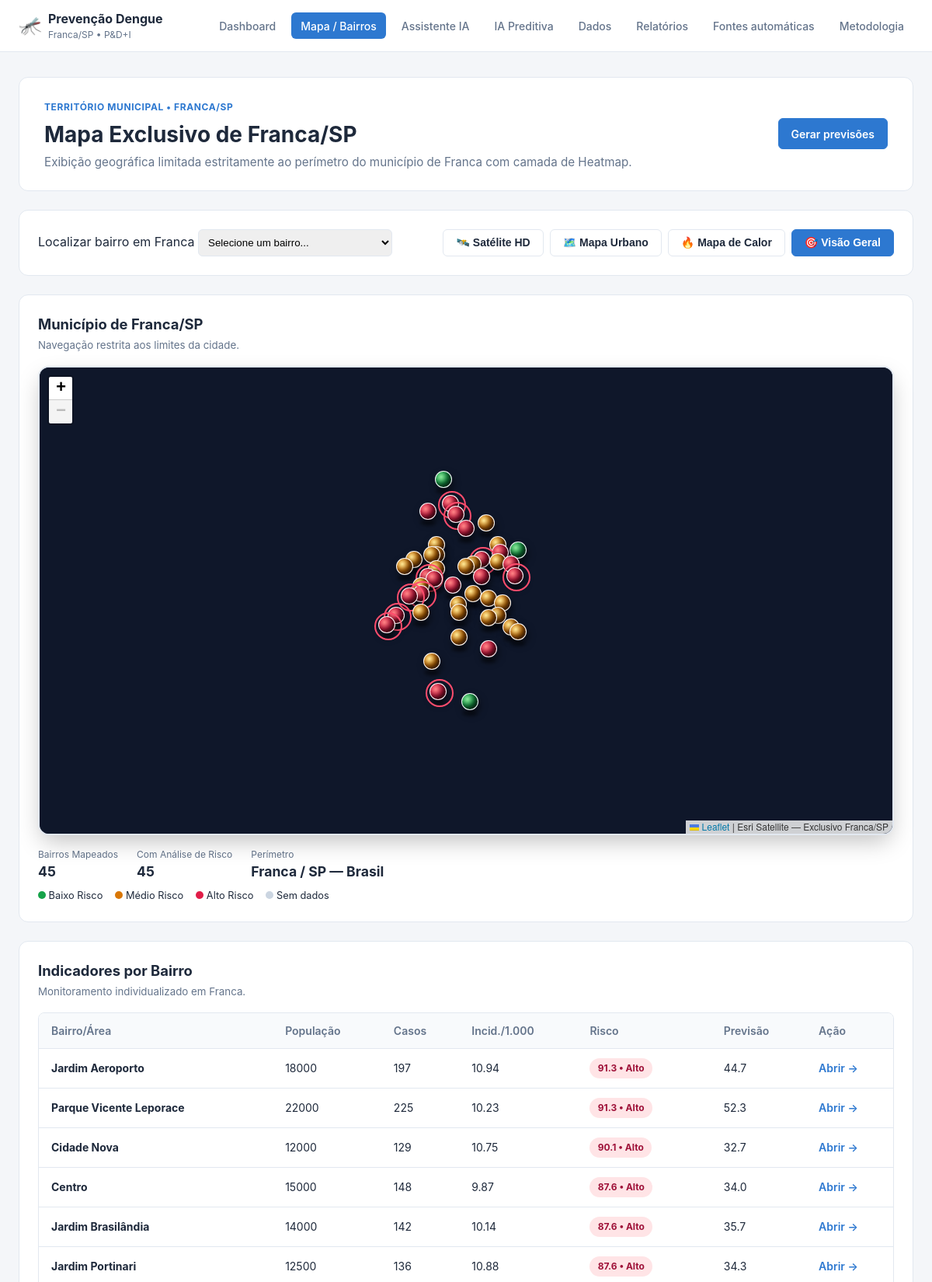
/bairros (upper part), run on the app's committed database.
### tables this page shows
CREATE TABLE bairros (
            id INTEGER PRIMARY KEY AUTOINCREMENT,
            nome TEXT NOT NULL UNIQUE,
            populacao INTEGER
        , codigo_ibge_bairro TEXT, latitude REAL, longitude REAL, populacao_origem TEXT DEFAULT 'manual', geometria_origem TEXT);

CREATE TABLE previsoes (
            id INTEGER PRIMARY KEY AUTOINCREMENT,
            bairro_id INTEGER NOT NULL,
            data_previsao TEXT DEFAULT CURRENT_TIMESTAMP,
            pontuacao_risco REAL NOT NULL,
            classificacao TEXT NOT NULL,
            fatores_principais TEXT,
            metodo TEXT,
            mae_modelo REAL,
            rmse_modelo REAL,
            r2_modelo REAL,
            mae_teste REAL,
            rmse_teste REAL,
            r2_teste REAL,
            registro_referencia_id INTEGER,
            previsao_casos REAL,
            limite_inferior REAL,
            limite_superior REAL,
            probabilidade_aumento REAL,
            horizonte_periodos INTEGER DEFAULT 1,
            observacao TEXT,
            FOREIGN KEY (bairro_id) REFERENCES bairros(id) ON DELETE CASCADE
        );

### app.py (the view)
@app.route("/bairros")
def bairros_page():
    agendar_coleta_automatica(force=False)
    conn = get_db()
    bairros = buscar_resumo_bairros(conn)
    ordem = request.args.get("ordem", "risco")
    if ordem == "incidencia":
        bairros.sort(key=lambda b: (b["incidencia_1000"] is not None, b["incidencia_1000"] or -1), reverse=True)
    elif ordem == "casos":
        bairros.sort(key=lambda b: b["total_casos"], reverse=True)
    elif ordem == "previsao":
        bairros.sort(key=lambda b: b["previsao_casos"] or -1, reverse=True)
    else:
        bairros.sort(key=lambda b: b["pontuacao"] if b["pontuacao"] is not None else -1, reverse=True)
    conn_map = get_db()
    coords = {}
    for r in conn_map.execute("SELECT id, nome, latitude, longitude, geometria_origem FROM bairros").fetchall():
        lat, lon = r["latitude"], r["longitude"]
        ajuste_manual = str(r["geometria_origem"] or "").lower().startswith("ajuste manual")
        dentro_mapa = (
            lat is not None and lon is not None
            and FRANCA_LAT_MIN <= float(lat) <= FRANCA_LAT_MAX
            and FRANCA_LON_MIN <= float(lon) <= FRANCA_LON_MAX
        )
        if not dentro_mapa and not ajuste_manual:
            oficial_c = BAIRROS_COM_COORDENADAS.get(r["nome"])
            if oficial_c:
                lat, lon = oficial_c
                conn_map.execute("UPDATE bairros SET latitude=?, longitude=? WHERE id=?", (lat, lon, r["id"]))
                conn_map.commit()
        coords[r["id"]] = (lat, lon)
    mapa = []
    for b in bairros:
        item = dict(b)
        item["latitude"], item["longitude"] = coords.get(b["id"], (None, None))
        mapa.append(item)
    mapa_geolocalizados = sum(1 for b in mapa if b["latitude"] is not None and b["longitude"] is not None)
    coordenadas_oficiais = {nome: [lat, lon] for nome, (lat, lon) in BAIRROS_COM_COORDENADAS.items()}
    return render_template(
        "bairros.html",
        bairros=bairros,
        mapa=mapa,
        ordem=ordem,
        total_bairros=len(bairros),
        mapa_geolocalizados=mapa_geolocalizados,
        coordenadas_oficiais=coordenadas_oficiais,
    )

### app.py (called while the page is built, shortened)
def _configurar_conexao(conn):
    conn.row_factory = sqlite3.Row
    conn.execute(f"PRAGMA busy_timeout = {SQLITE_BUSY_TIMEOUT_MS}")
    conn.execute("PRAGMA foreign_keys = ON")
    try:
        conn.execute("PRAGMA journal_mode = WAL")
    except sqlite3.DatabaseError:
        pass
    return conn

def get_db():
    if "db" not in g:
        g.db = _configurar_conexao(sqlite3.connect(DB_PATH, timeout=30))
    return g.db

@app.teardown_appcontext
def fechar_db(exception=None):
    db = g.pop("db", None)
    if db is not None:
        db.close()

@app.context_processor
def contexto_global():
    def csrf_token():
        token = session.get("_csrf")
        if not token:
            token = secrets.token_urlsafe(32)
            session["_csrf"] = token
        return token
    return {"csrf_token": csrf_token, "status_origem_foco": status_origem_foco}

@app.before_request
def proteger_post():
    if request.method != "POST":
        return

def precisa_atualizar_fonte(conn, fonte):
    row = conn.execute(
        "SELECT executado_em, status FROM atualizacoes_fontes WHERE fonte=? ORDER BY id DESC LIMIT 1",
        (fonte,),
    ).fetchone()
    if not row or row["status"] != "sucesso":
        return True
    ultima = _ultima_atualizacao_fonte(conn, fonte)
    if ultima is None:
        return True
    horas = ATUALIZACAO_AUTOMATICA_HORAS
    if fonte == "SINAN/Dengue - Ministério da Saúde":
        horas = ATUALIZACAO_SINAN_HORAS
    elif fonte == "IBGE Censo 2022 / camada de bairros":
        horas = ATUALIZACAO_IBGE_HORAS
    return datetime.now() - ultima > timedelta(hours=horas)

def _ultima_atualizacao_fonte(conn, fonte):
    row = conn.execute(
        "SELECT executado_em FROM atualizacoes_fontes WHERE fonte=? ORDER BY id DESC LIMIT 1",
        (fonte,),
    ).fetchone()
    if not row:
        return None
    try:
        texto = str(row["executado_em"]).strip()
        if texto.endswith("Z"):
            texto = texto[:-1] + "+00:00"
        dt = datetime.fromisoformat(texto)
        if dt.tzinfo is not None:
            dt = dt.replace(tzinfo=None)
        return dt
    except (ValueError, TypeError):
        return None

def _serie_para_analise(rows):
    observados = [r for r in rows if origem_permite_treino(r["origem"], r["casos_origem"])]
    return observados if observados else list(rows)

### integridade.py (called while the page is built)
def _texto(valor):
    return str(valor or "").strip().lower()

### templates/bairros.html (shortened to what this page needs)
{% extends "base.html" %}
{% block head_extra %}
<link rel="stylesheet" href="https://unpkg.com/leaflet@1.9.4/dist/leaflet.css">
{% endblock %}
{% block conteudo %}
<section class="hero hero-menor">
  <div>
    <span class="eyebrow">TERRITÓRIO MUNICIPAL • FRANCA/SP</span>
    <h1>Mapa Exclusivo de Franca/SP</h1>
    <p class="subtitulo">Exibição geográfica limitada estritamente ao perímetro do município de Franca com camada de Heatmap.</p>
  </div>
  <a href="{{ url_for('previsao') }}" class="botao botao-primario">Gerar previsões</a>
</section>
<section class="painel">
  <div class="mapa-filtro">
    <label>Localizar bairro em Franca
      <select id="seletorBairro">
        <option value="">Selecione um bairro...</option>
      </select>
    </label>
    <div class="acoes">
      <button class="botao" id="btnVisaoSat" type="button">🛰️ Satélite HD</button>
      <button class="botao" id="btnVisaoVetor" type="button">🗺️ Mapa Urbano</button>
      <button class="botao" id="btnVisaoHeat" type="button">🔥 Mapa de Calor</button>
      <button class="botao botao-primario" id="centralizarMapa" type="button">🎯 Visão Geral</button>
    </div>
  </div>
</section>
<section class="painel mapa-real-painel">
  <div class="painel-cabecalho">
    <div>
      <h2>Município de Franca/SP</h2>
      <small>Navegação restrita aos limites da cidade.</small>
    </div>
  </div>
  <div class="mapa-3d-frame">
    <div id="mapaBairros" class="mapa-leaflet-3d"></div>
  </div>
  <div class="mapa-resumo">
    <div><span>Bairros Mapeados</span><strong>{{ total_bairros }}</strong></div>
    <div><span>Com Análise de Risco</span><strong>{{ bairros|selectattr('pontuacao','ne','none')|list|length }}</strong></div>
    <div><span>Perímetro</span><strong>Franca / SP — Brasil</strong></div>
  </div>
  <div class="mapa-status">
    <span><i class="bolinha verde"></i> Baixo Risco</span>
    <span><i class="bolinha amarelo"></i> Médio Risco</span>
    <span><i class="bolinha vermelho"></i> Alto Risco</span>
    <span><i class="bolinha cinza"></i> Sem dados</span>
  </div>
</section>
<section class="painel">
  <div class="painel-cabecalho">
    <div><h2>Indicadores por Bairro</h2><small>Monitoramento individualizado em Franca.</small></div>
  </div>
  <div class="tabela-scroll">
    <table class="tabela">
      <thead>
        <tr><th>Bairro/Área</th><th>População</th><th>Casos</th><th>Incid./1.000</th><th>Risco</th><th>Previsão</th><th>Ação</th></tr>
      </thead>
      <tbody>
        {% for b in bairros %}
        <tr>
          <td><strong>{{ b.nome }}</strong></td>
          <td>{{ b.populacao or '—' }}</td>
          <td>{{ b.total_casos }}</td>
          <td>{{ b.incidencia_1000 if b.incidencia_1000 is not none else '—' }}</td>
          <td>{% if b.pontuacao is not none %}<span class="selo selo-{{ b.cor }}">{{ '%.1f'|format(b.pontuacao) }} • {{ b.classificacao }}</span>{% else %}—{% endif %}</td>
          <td>{{ '%.1f'|format(b.previsao_casos) if b.previsao_casos is not none else '—' }}</td>
          <td><a class="link-destaque" href="{{ url_for('detalhe_bairro',bairro_id=b.id) }}">Abrir →</a></td>
        </tr>
        {% endfor %}
      </tbody>
    </table>
  </div>
</section>
{% endblock %}

### static/style.css (style rules this page uses)
:root { --primary: #2d78d0; --primary-dark: #1e5cb3; --bg-color: #f4f6f9; --card-bg: #ffffff; --text-main: #1e293b; --text-muted: #64748b; --border-color: #e2e8f0; --red: #e11d48; --yellow: #d97706; --green: #16a34a; --blue: #2563eb; --purple: #7c3aed; --orange: #ea580c; }
* { box-sizing: border-box; margin: 0; padding: 0; }
body { font-family: -apple-system, BlinkMacSystemFont, "Segoe UI", Roboto, Helvetica, Arial, sans-serif; background-color: var(--bg-color); color: var(--text-main); line-height: 1.5; }
.hero { background: #ffffff; border: 1px solid var(--border-color); border-radius: 12px; padding: 2rem; display: flex; justify-content: space-between; align-items: center; gap: 1.5rem; flex-wrap: wrap; }
.hero-menor { padding: 1.5rem 2rem; }
.eyebrow { font-size: 0.75rem; font-weight: 700; color: var(--primary); letter-spacing: 0.05em; text-transform: uppercase; }
.hero h1 { font-size: 1.75rem; margin: 0.25rem 0; color: var(--text-main); }
.subtitulo { color: var(--text-muted); font-size: 0.95rem; }
.painel { background: #ffffff; border: 1px solid var(--border-color); border-radius: 12px; padding: 1.5rem; }
.painel-cabecalho { display: flex; justify-content: space-between; align-items: flex-start; margin-bottom: 1rem; flex-wrap: wrap; gap: 1rem; }
.painel-cabecalho h2 { font-size: 1.15rem; color: var(--text-main); }
.painel-cabecalho small { color: var(--text-muted); display: block; margin-top: 0.2rem; }
.botao { display: inline-flex; align-items: center; justify-content: center; padding: 0.53rem 1rem; font-size: 0.875rem; font-weight: 600; border-radius: 6px; border: 1px solid var(--border-color); background: #ffffff; color: var(--text-main); cursor: pointer; text-decoration: none; transition: background 0.2s; }
.botao-primario { background: var(--primary); color: #ffffff; border-color: var(--primary); }
.link-destaque { color: var(--primary); font-weight: 600; text-decoration: none; font-size: 0.875rem; }
.selo { display: inline-block; padding: 0.25rem 0.65rem; border-radius: 9999px; font-size: 0.75rem; font-weight: 700; white-space: nowrap; }
.selo-vermelho { background: #ffe4e6; color: #9f1239; }
.tabela-scroll { overflow-x: auto; border-radius: 8px; border: 1px solid var(--border-color); }
.tabela { width: 100%; border-collapse: collapse; text-align: left; font-size: 0.875rem; white-space: nowrap; }
.tabela th, .tabela td { padding: 0.75rem 1rem; border-bottom: 1px solid var(--border-color); }
.tabela th { background: #f8fafc; color: var(--text-muted); font-weight: 600; }
.acoes { display: flex; gap: 0.5rem; }
.mapa-filtro { display: flex; justify-content: space-between; align-items: flex-end; flex-wrap: wrap; gap: 1rem; }
.mapa-filtro select { padding: 0.5rem; border: 1px solid var(--border-color); border-radius: 6px; min-width: 250px; }
.mapa-resumo { display: flex; gap: 1.5rem; margin-top: 1rem; flex-wrap: wrap; }
.mapa-resumo div { display: flex; flex-direction: column; }
.mapa-resumo span { font-size: 0.75rem; color: var(--text-muted); }
.mapa-resumo strong { font-size: 1.1rem; }
.mapa-status { display: flex; gap: 1rem; margin-top: 0.5rem; font-size: 0.8rem; align-items: center; }
.bolinha { display: inline-block; width: 10px; height: 10px; border-radius: 50%; }
.bolinha.verde { background: var(--green); }
.bolinha.amarelo { background: var(--yellow); }
.bolinha.vermelho { background: var(--red); }
.bolinha.cinza { background: #cbd5e1; }

### templates/bairros.html (style rules this page uses)
.mapa-3d-frame { position: relative; width: 100%; border-radius: 14px; overflow: hidden; border: 2px solid var(--border-color); box-shadow: 0 12px 30px -5px rgba(0, 0, 0, 0.25); background: #0f172a; }
.mapa-leaflet-3d { height: 600px; width: 100%; background: #0f172a; }

### data on the page
bairros: nome "Jardim Aeroporto", populacao "18000"
previsoes: pontuacao "91.3", classificacao "Alto", previsao_casos "44.7"
bairros: nome "Parque Vicente Leporace", populacao "22000"
previsoes: pontuacao "91.3", classificacao "Alto", previsao_casos "52.3"
bairros: nome "Cidade Nova", populacao "12000"
previsoes: pontuacao "90.1", classificacao "Alto", previsao_casos "32.7"
bairros: nome "Centro", populacao "15000"
previsoes: pontuacao "87.6", classificacao "Alto", previsao_casos "34.0"
bairros: nome "Jardim Brasilândia", populacao "14000"
previsoes: pontuacao "87.6", classificacao "Alto", previsao_casos "35.7"
bairros: nome "Jardim Portinari", populacao "12500"
previsoes: pontuacao "87.6", classificacao "Alto", previsao_casos "34.3"

### other printed values
{{ total_bairros }} "45"
{{ bairros|selectattr('pontuacao','ne','none')|list|length }} "45"
{{ b.total_casos }} "197" "225" "129" "148" "142" "136"
{{ b.incidencia_1000 if b.incidencia_1000 is not none else '—' }} "10.94" "10.23" "10.75" "9.87" "10.14" "10.88"
